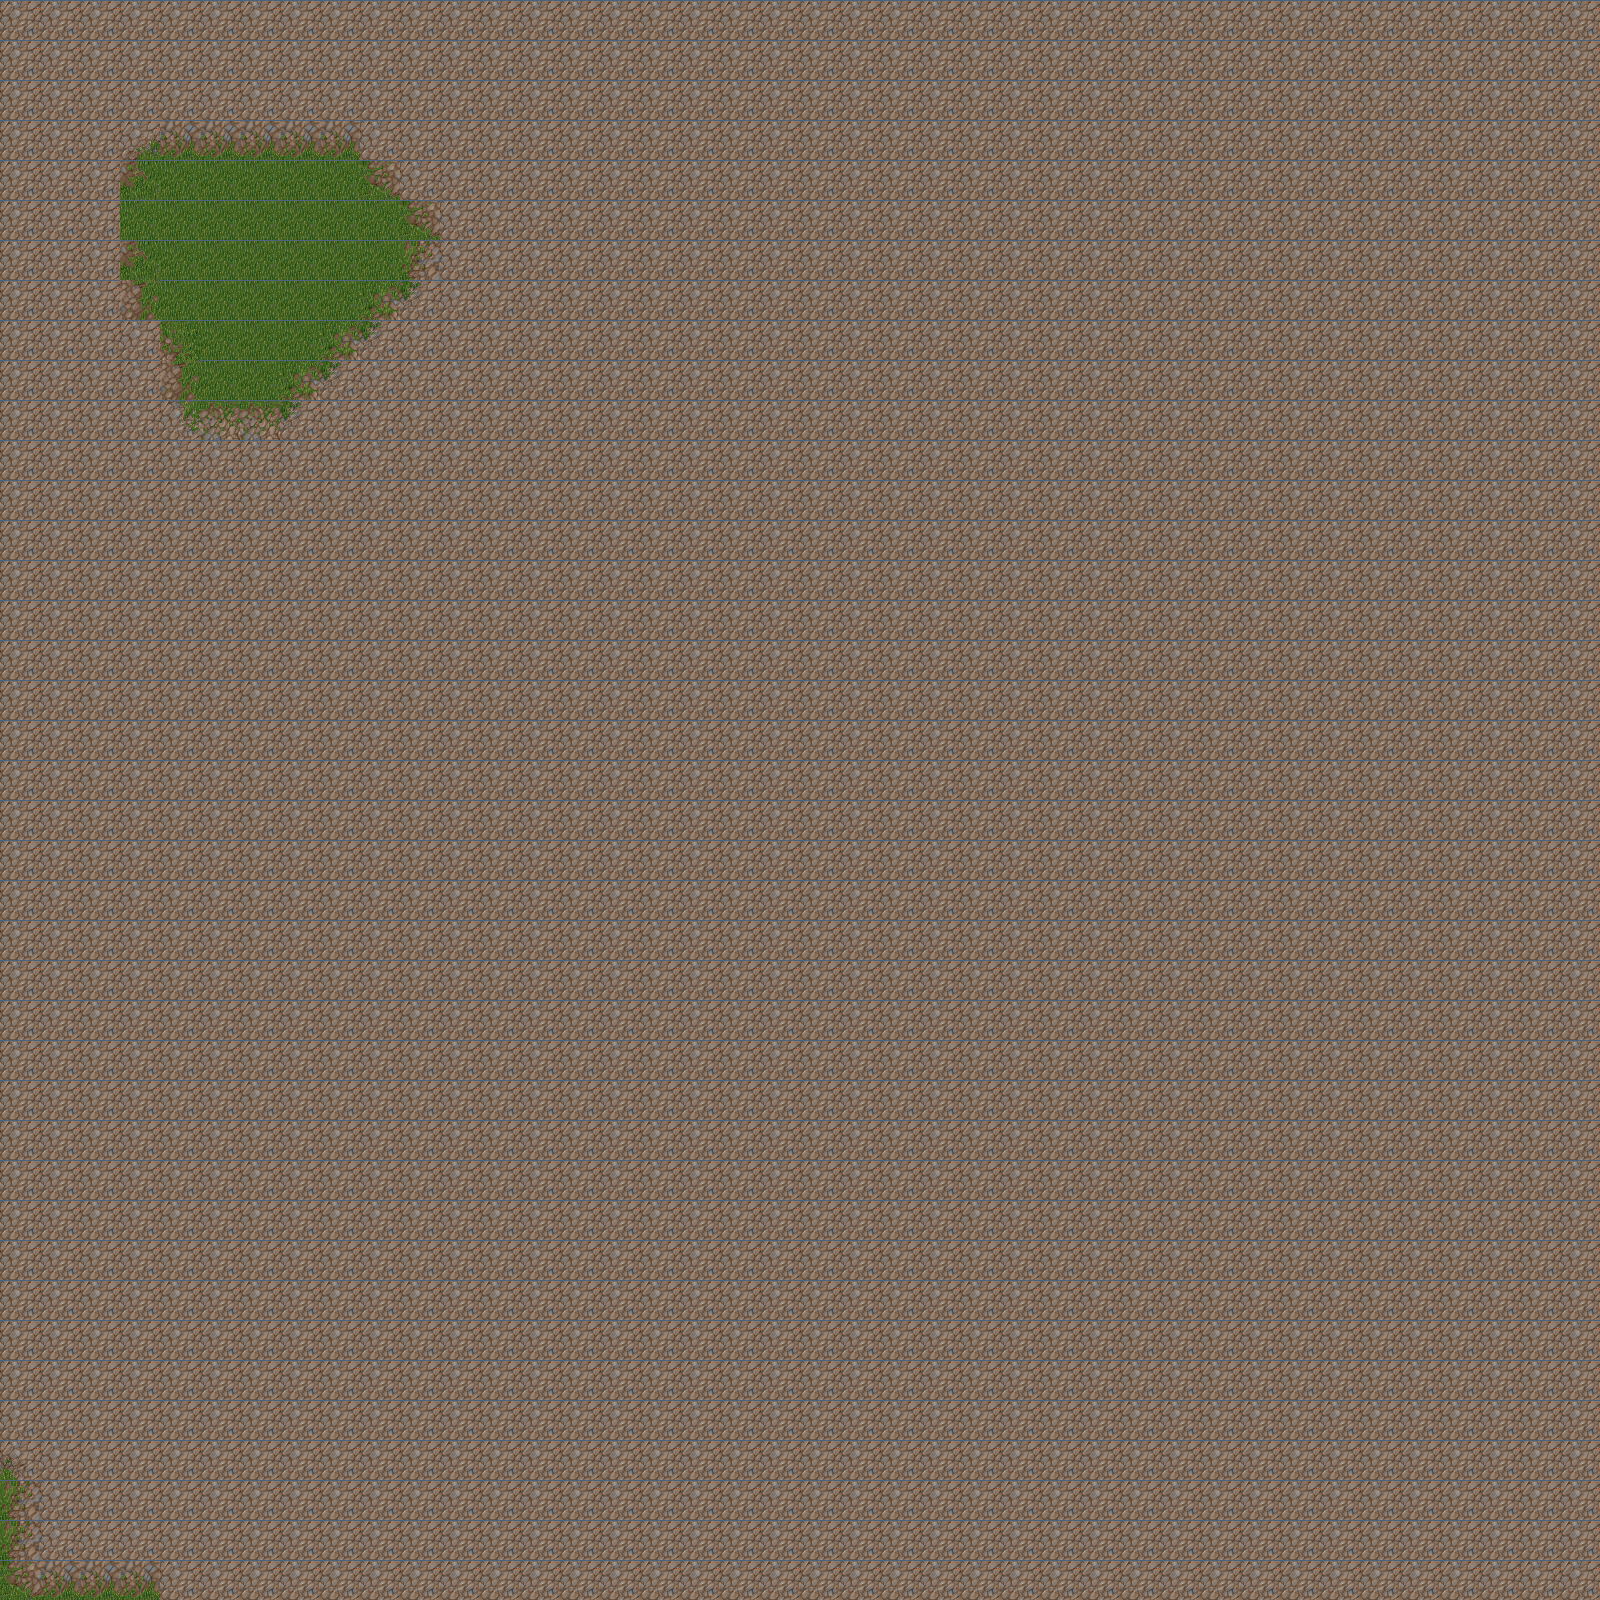

A 2D game scene composited from a Tiled map and its tileset images. What follows is a short description and the map's XML, with each tile layer's data collapsed to a summary:
An orthogonal 40x40 tile map with 40x40 px tiles, 1 tile layer (Tile Layer 1).

<map version="1.0" orientation="orthogonal" renderorder="left-up" width="40" height="40" tilewidth="40" tileheight="40">
 <properties>
  <property name="map_size" value="40" />
  <property name="tile_size" value="40" />
 </properties>
 <tileset firstgid="1" name="main" tilewidth="40" tileheight="40">
  <image source="tiles.bmp" width="640" height="480" />
 </tileset>
 <layer name="Tile Layer 1" width="40" height="40">
  <data>[1600 cells, 1600 non-empty, 14 distinct tile ids]</data>
 </layer>
</map>
